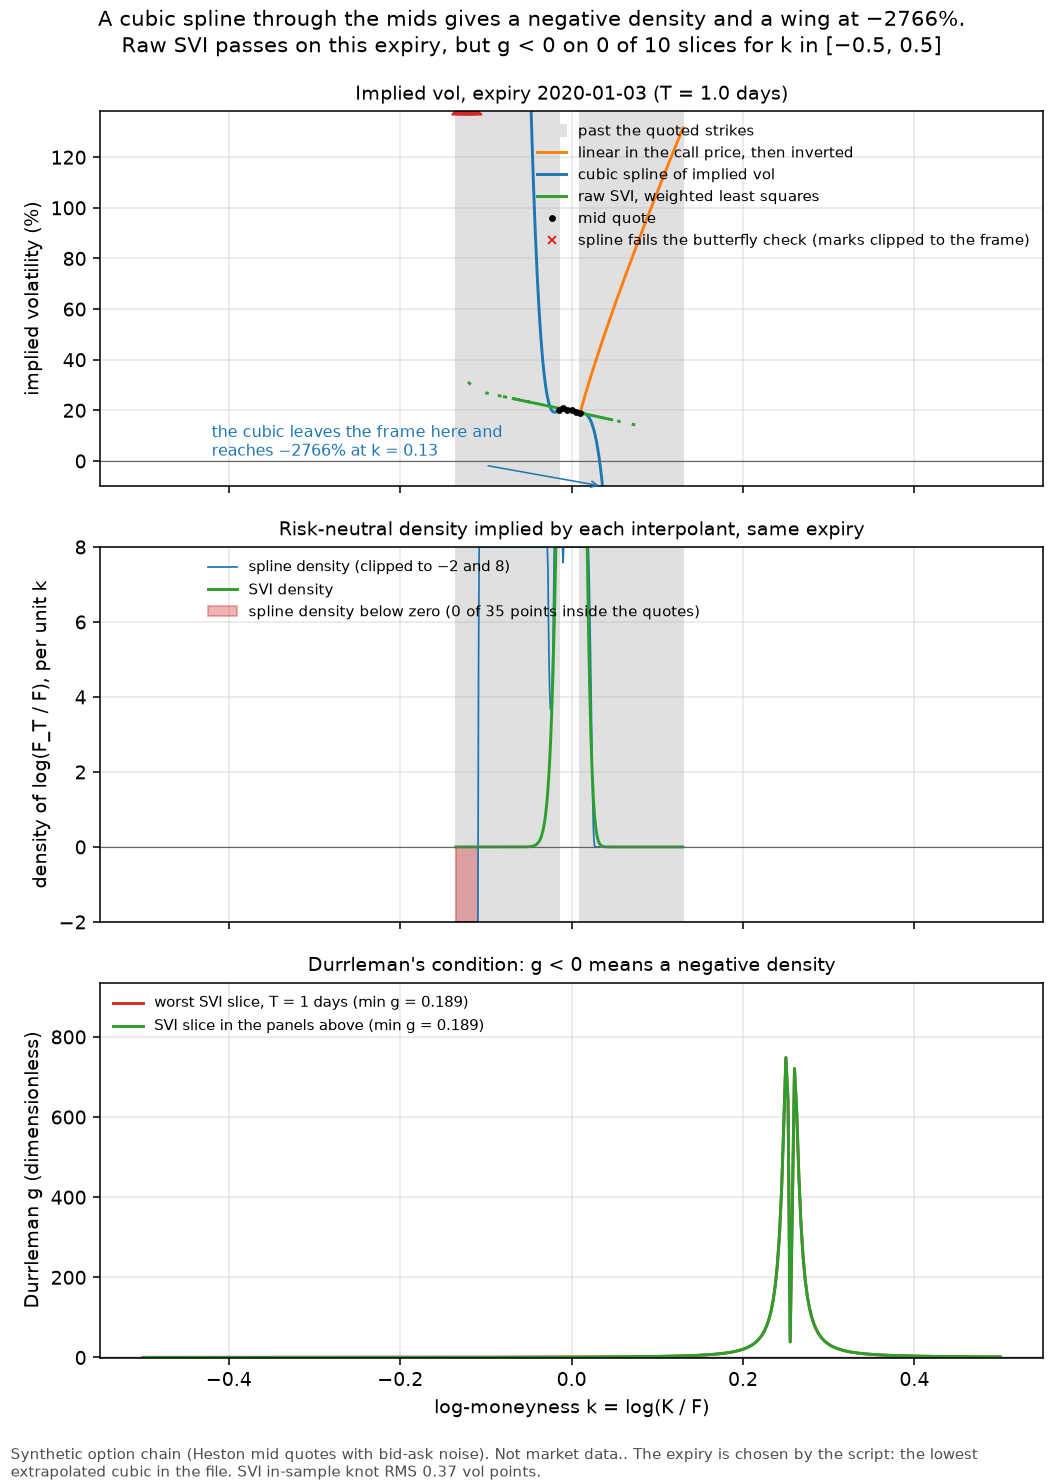

Generate this figure with Python:
"""Figure for P1b: three interpolators on one expiry of the loaded chain, and the spline wing.

The default chain is the synthetic demo in ``volsurface.demo_market``
(spot 100, European and cash-settled, not market data). The expiry in the top
two panels is the one whose natural cubic, continued 0.12 in log-moneyness
past each end of the quotes, reaches the lowest implied vol. That rule is
this script. It is not the last expiry, and it is not chosen because SVI
passes there. The count of slices with ``g < 0`` on ``k`` in ``[-0.5, 0.5]``
is computed in this script. The bottom panel is the fitted slice with the
smallest such ``g``.

Run from the repository root:

    python docs/figures/p1b_surfaces.py

Writes docs/figures/p1b_surfaces.png.
"""

from __future__ import annotations

from pathlib import Path

import matplotlib

matplotlib.use("Agg")
import matplotlib.pyplot as plt
import numpy as np

from volsurface.arbitrage import check_surface
from volsurface.core.types import ArbTol, Curves, Domain
from volsurface.fit.svi import SVIFitter
from volsurface.surface.linear import linear_surface
from volsurface.surface.spline import spline_surface
from volsurface.surface.svi import SVISurface

OUT = Path(__file__).with_name("p1b_surfaces.png")
# Pointwise tolerance in normalised-call units. A butterfly this large is
# the wing or a kink, not solver dust.
TOL = ArbTol(price=1e-4)
PAD = 0.12
N_WIDE = 361


def _one_expiry(quotes, expiry):
    """Quotes for a single expiry, one row per log-moneyness, sorted."""
    group = quotes[quotes["expiry"] == expiry].drop_duplicates("k").sort_values("k")
    if len(group) < 5:
        raise ValueError(f"{expiry} does not have five strikes")
    return group


def _wing_min(spline, T: float, k_obs: np.ndarray) -> tuple[float, np.ndarray]:
    """Lowest implied vol on the cubic continued ``PAD`` past the quotes."""
    wide = np.linspace(k_obs[0] - PAD, k_obs[-1] + PAD, N_WIDE)
    extrapolated = spline.extrapolated([T], wide)[0]
    iv = spline.iv([T], wide)[0]
    return float(np.min(iv[extrapolated])), wide


def main() -> None:
    from volsurface.demo_market import load_figure_market

    chain, data, source, out_dir, _is_synthetic = load_figure_market()
    market = Curves(data.F, data.df)
    # Same objective as the fitter, including vega weights from the half-spread.
    fitted = SVIFitter().fit(data)
    k_band = np.linspace(-0.5, 0.5, 401)
    n_slices = len(fitted.surface.pillars)
    n_fail = 0
    worst = None
    for maturity, slice_ in fitted.surface.pillars:
        g_band = np.asarray(slice_.g(k_band), dtype=float)
        g_min = float(np.nanmin(g_band))
        if g_min < 0.0:
            n_fail += 1
        if worst is None or g_min < worst[0]:
            worst = (g_min, maturity, g_band)

    best_wing = None
    chosen = None
    for expiry, _ in data.quotes.groupby("expiry", sort=True):
        quotes = _one_expiry(data.quotes, expiry)
        T = float(quotes["T"].iloc[0])
        k_obs = quotes["k"].to_numpy(dtype=float)
        spline = spline_surface(quotes, market)
        wing, _wide = _wing_min(spline, T, k_obs)
        if best_wing is None or wing < best_wing:
            best_wing = wing
            chosen = expiry
    expiry = chosen
    quotes = _one_expiry(data.quotes, expiry)
    T = float(quotes["T"].iloc[0])
    k_obs = quotes["k"].to_numpy(dtype=float)
    iv_obs = quotes["iv"].to_numpy(dtype=float)
    raw = next(slice_ for t, slice_ in fitted.surface.pillars if abs(t - T) < 1e-12)
    linear = linear_surface(quotes, market)
    spline = spline_surface(quotes, market)
    svi = SVISurface([(T, raw)], market, Domain(T, T, float(k_obs[0]), float(k_obs[-1])))

    this_g = float(np.nanmin(np.asarray(raw.g(k_band), dtype=float)))
    this_passes = this_g >= 0.0

    wing_min, wide = _wing_min(spline, T, k_obs)
    inside = (wide >= k_obs[0]) & (wide <= k_obs[-1])
    iv_spline = spline.iv([T], wide)[0]
    iv_svi = svi.iv([T], wide)[0]
    iv_linear = linear.iv([T], wide)[0]
    with np.errstate(divide="ignore", invalid="ignore"):
        density_spline = spline.density([T], wide)[0]
        density_svi = svi.density([T], wide)[0]

    report = check_surface(spline, np.array([T]), wide, tol=TOL)
    butterfly = report.masks["butterfly"][0]
    extrapolated = spline.extrapolated([T], wide)[0]

    knot_gap = np.sqrt(np.mean((svi.iv([T], k_obs)[0] - iv_obs) ** 2))
    w_gap = raw.w(k_obs) - iv_obs**2 * T
    inside_neg = int(np.sum((density_spline < 0.0) & inside & np.isfinite(density_spline)))
    inside_n = int(np.sum(inside & np.isfinite(density_spline)))

    fig, axes = plt.subplots(3, 1, figsize=(7.6, 10.6), sharex=True)

    def m(x: float, fmt: str) -> str:
        """A number in mathtext, so a negative sign is a true minus."""
        return f"${format(x, fmt)}$"

    # The cubic wing falls far below zero. The axis keeps the range of the data
    # and the two well-behaved curves, and the wing leaves through the bottom.
    shown = np.concatenate([iv_obs, iv_svi[np.isfinite(iv_svi)], iv_linear[np.isfinite(iv_linear)]])
    top = 100 * float(np.nanmax(shown)) * 1.05
    bottom = -10.0
    ax = axes[0]
    ax.axvspan(wide[0], k_obs[0], color="0.88", label="past the quoted strikes")
    ax.axvspan(k_obs[-1], wide[-1], color="0.88")
    ax.plot(wide, 100 * iv_linear, color="C1", label="linear in the call price, then inverted")
    ax.plot(wide, 100 * iv_spline, color="C0", label="cubic spline of implied vol")
    ax.plot(wide, 100 * iv_svi, color="C2", label="raw SVI, weighted least squares")
    ax.plot(k_obs, 100 * iv_obs, "o", color="k", ms=2.5, label="mid quote")
    ax.plot(
        wide[butterfly],
        np.clip(100 * iv_spline[butterfly], bottom, top),
        "x",
        color="C3",
        ms=4,
        label="spline fails the butterfly check (marks clipped to the frame)",
    )
    k_wing = float(wide[np.nanargmin(np.where(extrapolated, iv_spline, np.inf))])
    below = np.flatnonzero((wide > k_obs[0]) & (100 * iv_spline < bottom))
    k_exit = float(wide[below[0]]) if below.size else float(wide[-1])
    ax.annotate(
        "the cubic leaves the frame here and\n"
        f"reaches {m(100 * wing_min, '.0f')}% at k = {m(k_wing, '.2f')}",
        xy=(k_exit, bottom),
        xytext=(-0.42, 2.0),
        fontsize=8,
        color="C0",
        arrowprops={"arrowstyle": "->", "color": "C0", "lw": 0.8},
    )
    ax.axhline(0.0, color="0.4", lw=0.6)
    ax.set_ylim(bottom, top)
    ax.set_ylabel("implied volatility (%)")
    ax.set_title(f"Implied vol, expiry {expiry.date()} (T = {365 * T:.1f} days)", fontsize=10)
    ax.legend(frameon=False, fontsize=7.5, loc="upper right")
    ax.grid(True, alpha=0.3)

    ax = axes[1]
    ax.axvspan(wide[0], k_obs[0], color="0.88")
    ax.axvspan(k_obs[-1], wide[-1], color="0.88")
    # The spline density spikes between noisy mids. The panel keeps the scale
    # of a probability density and lets those spikes leave the frame.
    lo, hi = -2.0, 8.0
    ax.plot(
        wide,
        np.clip(density_spline, lo, hi),
        color="C0",
        lw=0.9,
        label=f"spline density (clipped to {m(lo, '.0f')} and {m(hi, '.0f')})",
    )
    ax.plot(wide, density_svi, color="C2", label="SVI density")
    ax.fill_between(
        wide,
        0.0,
        np.clip(density_spline, lo, 0.0),
        where=density_spline < 0.0,
        color="C3",
        alpha=0.35,
        label=f"spline density below zero ({inside_neg} of {inside_n} points inside the quotes)",
    )
    ax.axhline(0.0, color="0.4", lw=0.6)
    ax.set_ylim(lo, hi)
    ax.set_ylabel("density of log(F_T / F), per unit k")
    ax.set_title("Risk-neutral density implied by each interpolant, same expiry", fontsize=10)
    ax.legend(frameon=False, fontsize=7.5, loc="upper left", bbox_to_anchor=(0.1, 1.0))
    ax.grid(True, alpha=0.3)

    ax = axes[2]
    g_min, worst_T, g_band = worst
    ax.axhline(0.0, color="0.4", lw=0.6)
    ax.plot(
        k_band,
        g_band,
        color="C3",
        label=f"worst SVI slice, T = {365 * worst_T:.0f} days (min g = {m(g_min, '.3f')})",
    )
    ax.plot(
        k_band,
        raw.g(k_band),
        color="C2",
        label=f"SVI slice in the panels above (min g = {m(this_g, '.3f')})",
    )
    # The plotted slice's g rises steeply on the right; the axis is sized so the
    # worst slice's dip below zero is visible, and the green curve is labelled.
    this_band = np.asarray(raw.g(k_band), dtype=float)
    g_top = 1.25 * float(np.nanmax(g_band))
    ax.set_ylim(min(-0.25, 2.5 * g_min), g_top)
    if np.nanmax(this_band) > g_top:
        j = int(np.flatnonzero(this_band > g_top)[0])
        ax.annotate(
            f"rises to {np.nanmax(this_band):.1f} at k = 0.5",
            xy=(k_band[j], g_top),
            xytext=(k_band[j] - 0.33, 0.85 * g_top),
            fontsize=8,
            color="C2",
            arrowprops={"arrowstyle": "->", "color": "C2", "lw": 0.8},
        )
    ax.set_xlabel("log-moneyness k = log(K / F)")
    ax.set_ylabel("Durrleman g (dimensionless)")
    ax.set_title("Durrleman's condition: g < 0 means a negative density", fontsize=10)
    ax.legend(frameon=False, fontsize=7.5, loc="upper left")
    ax.grid(True, alpha=0.3)

    verdict = "passes" if this_passes else "fails"
    fig.suptitle(
        "A cubic spline through the mids gives a negative density and a wing at "
        f"{m(100 * wing_min, '.0f')}%.\nRaw SVI {verdict} on this expiry, but g < 0 on "
        f"{n_fail} of {n_slices} slices for k in [{m(-0.5, '.1f')}, 0.5]",
        fontsize=11,
        y=0.995,
    )
    fig.text(
        0.01,
        0.005,
        f"{source}. The expiry is chosen by the script: the lowest\n"
        f"extrapolated cubic in the file. SVI in-sample knot RMS {100 * knot_gap:.2f} vol points.",
        fontsize=7.5,
        color="0.3",
    )
    fig.tight_layout(rect=(0, 0.03, 1, 1))
    fig.subplots_adjust(top=0.925)
    dest = out_dir / "p1b_surfaces.png"
    fig.savefig(dest, dpi=140)
    print(f"wrote {dest}")
    print(
        f"expiry {expiry.date()} T={T:.6f} n={len(k_obs)} "
        f"k=[{k_obs[0]:.4f},{k_obs[-1]:.4f}] "
        f"svi_iv_rms={knot_gap:.6f} w_rms={float(np.sqrt(np.mean(w_gap**2))):.6e} "
        f"spline_wing_iv_min={wing_min:.6f} "
        f"spline_iv_minmax={float(np.nanmin(iv_spline)):.4f},{float(np.nanmax(iv_spline)):.4f} "
        f"spline_density_negative_inside={inside_neg}/{inside_n} "
        f"butterfly_nodes={int(butterfly.sum())}/{wide.size} "
        f"svi_density_min={float(np.nanmin(density_svi)):.4f} "
        f"extrapolated_nodes={int(extrapolated.sum())} "
        f"g_fail={n_fail}/{n_slices} this_g_min={this_g:.4f} "
        f"worst_T={worst_T:.6f} worst_g={g_min:.4f} "
        f"in_spread={fitted.in_spread:.6f}"
    )


if __name__ == "__main__":
    main()
